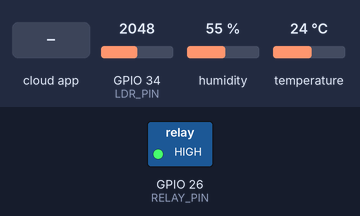
Bench run of a sketch on a simulated ESP32. On the bench: switched loads named in the sketch (green lamp = pin HIGH). Inputs (shaded band) come from the test bench; at power-on: GPIO 34 (LDR_PIN) = 2048, humidity 55 %, temperature 24 °C. WiFi joins after 1.5 s; servers stay silent unless stated; the local clock reads 2024-03-15 10:24:30 at power-on unless the sketch sets it; the Firebase database answers and starts empty; what the sketch prints to the serial monitor is not drawn.

Above: at 2.7 s.
2.8 s: the phone or cloud app sets bulb to 1
At 5.1 s:
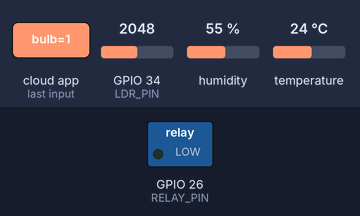
6.0 s: the phone or cloud app sets mode to auto
10.2 s: GPIO 34 (LDR_PIN) set to 0
At 11.7 s:
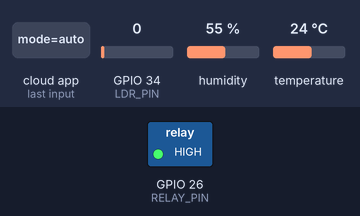
14.2 s: GPIO 34 (LDR_PIN) set to 491
At 15.9 s:
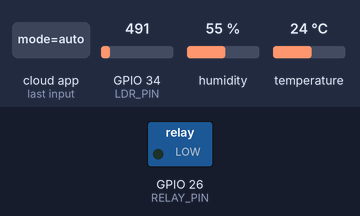
Timing chart, 0 to 17.0 s (numbered marks = the images above; inputs shaded):
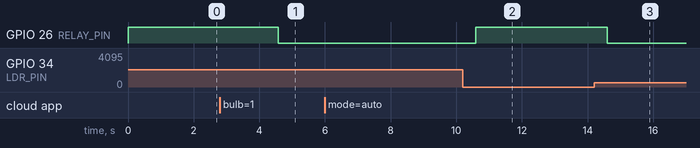

Measured:
- after the input at 2.8 s, GPIO 26 (RELAY_PIN): HIGH → LOW after 1.8 s
- after the input at 6.0 s, every drawn part: stays the same
- after the input at 10.2 s, GPIO 26 (RELAY_PIN): LOW → HIGH after 0.40 s
- after the input at 14.2 s, GPIO 26 (RELAY_PIN): HIGH → LOW after 0.40 s

The sketch:

task4_forge.ino
```cpp
/* Task 4.2 - Forge firmware (sensors + relay + Firebase)
   Every 2 seconds the ESP32:
     1. reads the controls from Firebase  (bulb, mode, threshold)
     2. reads the DHT11 and the averaged LDR
     3. switches the relay (manual = follow the dashboard toggle, auto = light vs threshold)
     4. writes one reading (temperature, humidity, light, relay) keyed by its timestamp
   If WiFi or Firebase is lost, the relay falls back to OFF. */

#include <WiFi.h>
#include <time.h>
#include <DHT.h>
#include <Firebase_ESP_Client.h>
#include <addons/TokenHelper.h>

// ---------- fill these in ----------
#define WIFI_SSID       "YOUR_WIFI_NAME"
#define WIFI_PASSWORD   "YOUR_WIFI_PASSWORD"
#define API_KEY         "YOUR_FIREBASE_WEB_API_KEY"
#define DATABASE_URL    "https://YOUR-PROJECT-default-rtdb.firebaseio.com"
#define DEVICE_EMAIL    "YOUR_DEVICE_EMAIL"        // the second user you created for the ESP32
#define DEVICE_PASSWORD "YOUR_DEVICE_PASSWORD"
#define OWNER_UID       "YOUR_OWN_USER_UID"        // the UID of YOUR account (the dashboard login)
// -----------------------------------

const int DHT_PIN   = 4;
const int LDR_PIN   = 34;
const int RELAY_PIN = 26;
const int RELAY_ON  = LOW;               // swap if your relay module is the opposite
const int RELAY_OFF = HIGH;

const int SAMPLES               = 15;    // light readings averaged into one value
const int SAMPLE_GAP_MS         = 8;
const unsigned long CYCLE_MS    = 2000;  // one reading every 2 s = 43,200 a day

DHT dht(DHT_PIN, DHT11);
FirebaseData fbdo;
FirebaseAuth auth;
FirebaseConfig config;

String base = String("/users/") + OWNER_UID;   // everything lives under your own user id
bool   bulbWanted = false;                     // the dashboard toggle
String mode       = "manual";                  // "manual" or "auto"
int    threshold  = 2000;                      // 0-4095
bool   relayOn    = false;
unsigned long lastCycle = 0;

void setRelay(bool on) {
  relayOn = on;
  digitalWrite(RELAY_PIN, on ? RELAY_ON : RELAY_OFF);
}

int readLight() {
  long sum = 0;
  for (int i = 0; i < SAMPLES; i++) {
    sum += analogRead(LDR_PIN);
    delay(SAMPLE_GAP_MS);
  }
  return sum / SAMPLES;
}

void connectWiFi() {
  Serial.print("Connecting to WiFi");
  WiFi.mode(WIFI_STA);
  WiFi.begin(WIFI_SSID, WIFI_PASSWORD);
  while (WiFi.status() != WL_CONNECTED) {
    delay(500);
    Serial.print(".");
  }
  Serial.println();
  Serial.println("WiFi connected");
}

void setup() {
  Serial.begin(115200);
  digitalWrite(RELAY_PIN, RELAY_OFF);      // safe OFF from the very first moment
  pinMode(RELAY_PIN, OUTPUT);
  dht.begin();

  connectWiFi();

  // The reading's key is the current time, so the clock must be right first.
  configTime(0, 0, "pool.ntp.org", "time.nist.gov");
  Serial.print("Syncing the clock");
  while (time(nullptr) < 1700000000) {
    delay(300);
    Serial.print(".");
  }
  Serial.println();

  config.api_key      = API_KEY;
  config.database_url = DATABASE_URL;
  auth.user.email     = DEVICE_EMAIL;
  auth.user.password  = DEVICE_PASSWORD;
  config.token_status_callback = tokenStatusCallback;   // prints sign-in progress
  Firebase.reconnectWiFi(true);
  Firebase.begin(&config, &auth);
}

void loop() {
  if (millis() - lastCycle < CYCLE_MS) return;
  lastCycle = millis();

  if (WiFi.status() != WL_CONNECTED) {
    setRelay(false);                       // no network: safe OFF
    connectWiFi();
    return;
  }
  if (!Firebase.ready()) {
    setRelay(false);                       // not signed in yet: safe OFF
    return;
  }

  // 1. controls from the dashboard (if one read fails we simply keep the last value)
  if (Firebase.RTDB.getBool(&fbdo, (base + "/bulb").c_str()))            bulbWanted = fbdo.boolData();
  if (Firebase.RTDB.getString(&fbdo, (base + "/settings/mode").c_str())) mode       = fbdo.stringData();
  if (Firebase.RTDB.getInt(&fbdo, (base + "/settings/threshold").c_str())) threshold = fbdo.intData();

  // 2. sensors
  float temperature = dht.readTemperature();
  float humidity    = dht.readHumidity();
  int   light       = readLight();

  // 3. relay
  if (mode == "auto") setRelay(light > threshold);
  else                setRelay(bulbWanted);

  // 4. one reading up to the cloud
  if (isnan(temperature) || isnan(humidity)) {
    Serial.println("DHT11 read failed - skipping this reading");
    return;
  }
  FirebaseJson reading;
  reading.set("temperature", temperature);
  reading.set("humidity", humidity);
  reading.set("light", light);
  reading.set("relay", relayOn);

  String path = base + "/readings/" + String((unsigned long)time(nullptr));
  if (Firebase.RTDB.setJSON(&fbdo, path.c_str(), &reading)) {
    Serial.printf("Sent | %.1f C | %.0f %% | light %d | relay %s | mode %s\n",
                  temperature, humidity, light, relayOn ? "ON" : "OFF", mode.c_str());
  } else {
    Serial.print("Send failed: ");
    Serial.println(fbdo.errorReason());
  }
}
```
